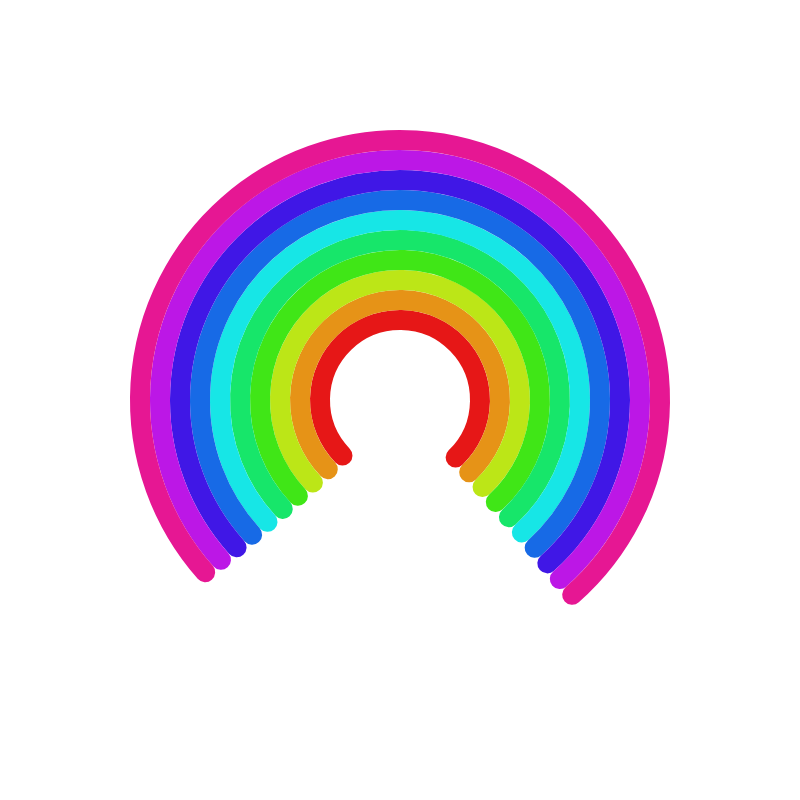
Frame 1 (no input)
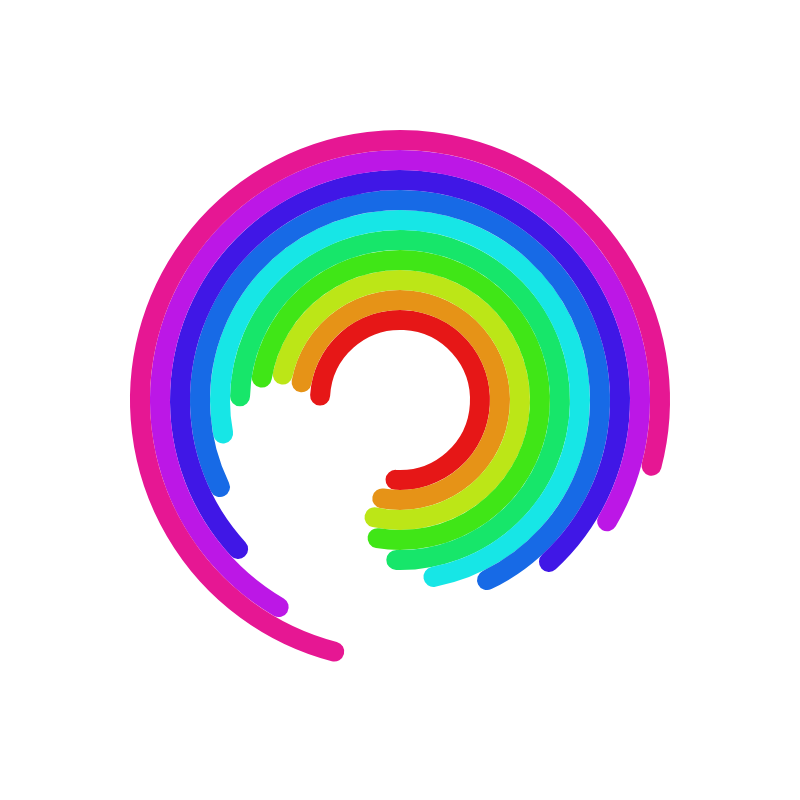
Frame 60 (no input)
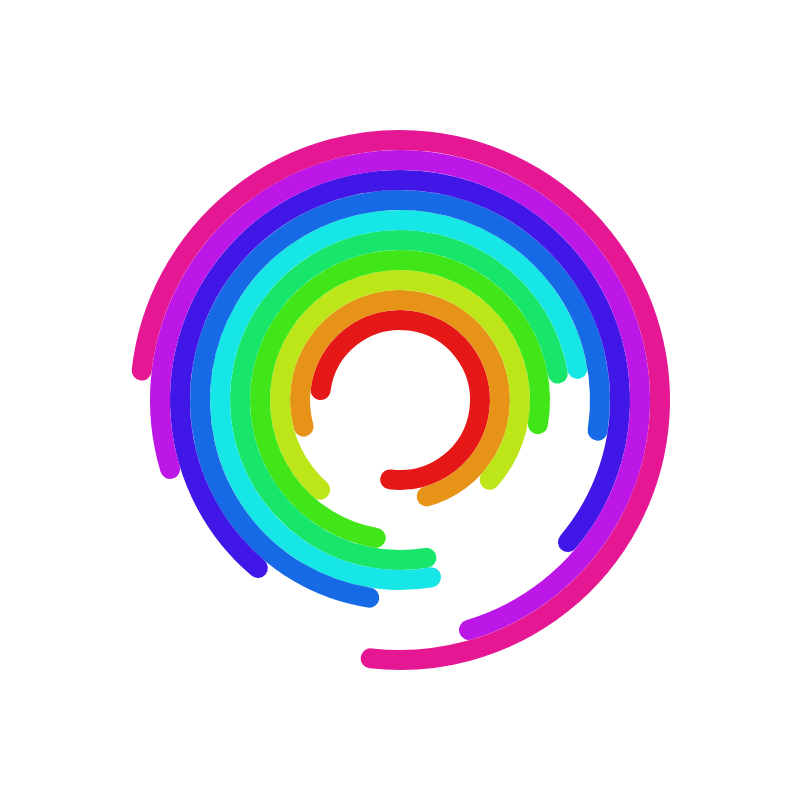
Frame 120 (the mouse pressed at the canvas centre since frame 60)

The p5.js sketch that drew these frames (run headless with seeded random() and noise() and a simulated clock; from frame 60 on, the mouse is pressed at the canvas centre):

// p5.js sketch
// ── sketch.js
let numRings = 10
let strWeight = 20

function setup() {
  createCanvas(800, 800);
  colorMode(HSB,TWO_PI, 1, 1 )

  radius = width*0.1
  
}

function draw(){
  background(220);
  noFill()
  strokeWeight(strWeight)
  for(let i = 0; i < numRings; i++){
  
    stroke(color(i*TWO_PI/numRings, 0.9, 0.9))
    push()
    translate(width/2,height/2)
    rotate(sin(millis()*0.001*(i*0.3+1)))
    arc(0, 0, radius*2+strWeight*i*2, radius*2+strWeight*i*2, QUARTER_PI+HALF_PI, TWO_PI+QUARTER_PI)
    pop()
  }

}
